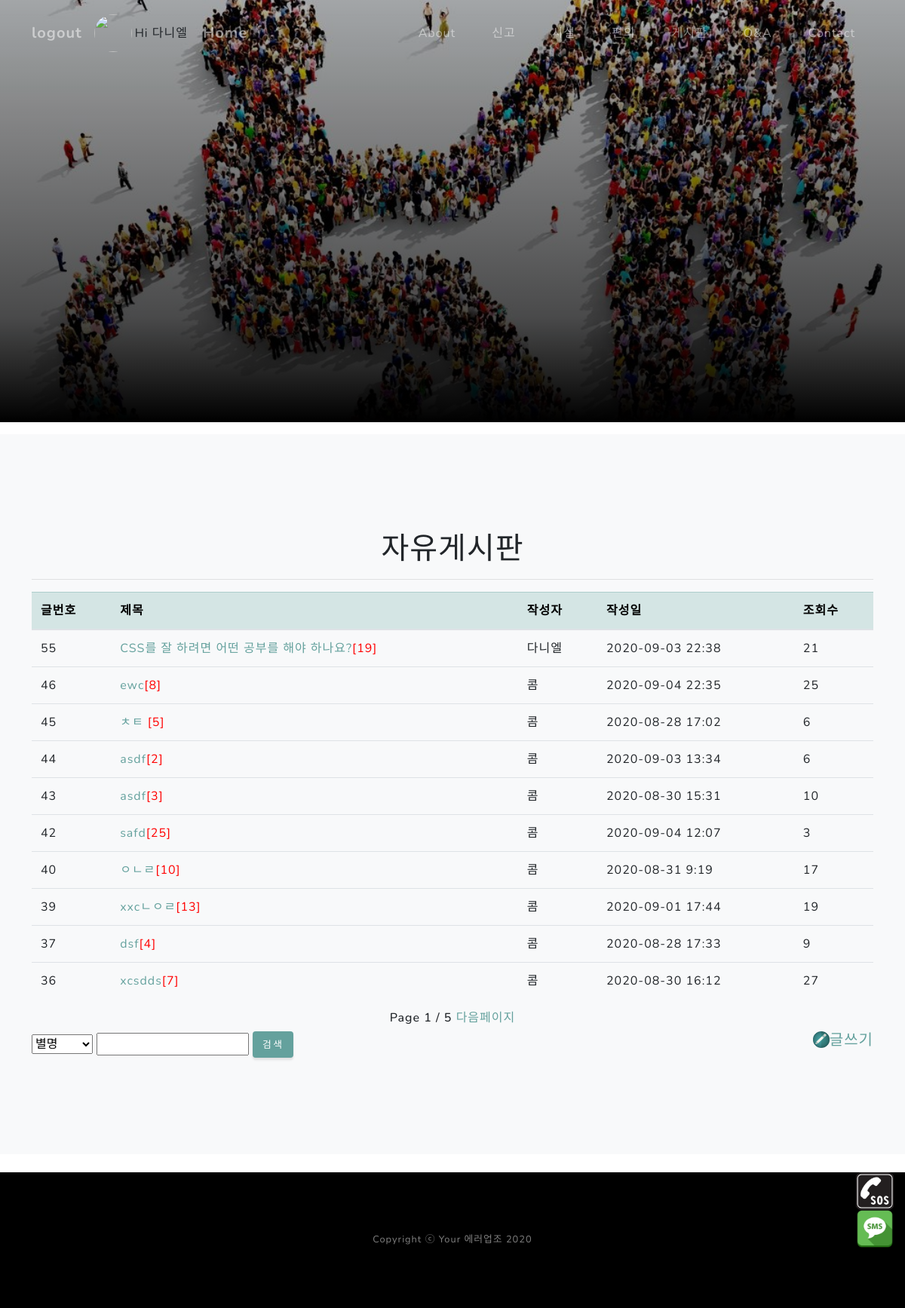
The page /fordisapp/board/ (signed in) on the database as committed earlier.
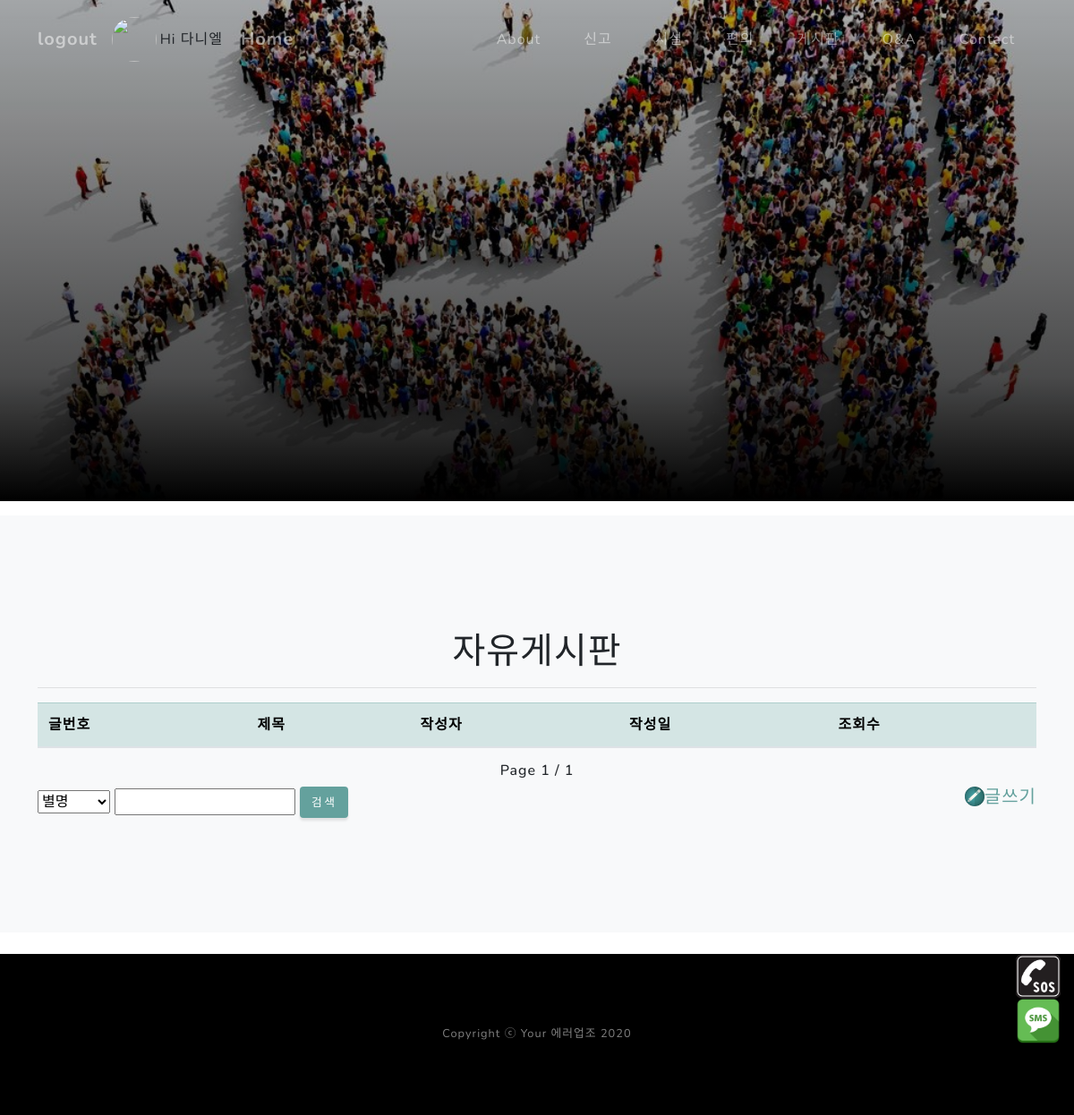
The same page on the database as committed later.
### fordisapp/models.py (models this page shows)
class Article(models.Model):
    awriter = models.ForeignKey('Users', db_column='userEmail', blank=False, null=False, on_delete=models.CASCADE)
    title = models.CharField(max_length=20)
    content = models.TextField()
    viewcnt = models.IntegerField(null=True)
    boardType = models.CharField(blank=True, null=True,max_length=2)
    reportPhotoId = models.CharField(max_length=100, blank=True, null=True)
    reportPhoto = models.ImageField(blank=True, null=True, upload_to=report_upload_to)
    reportLong = models.CharField(blank=True, null=True, max_length=20)
    reportLati = models.CharField(blank=True, null=True, max_length=20)
    reportAddress = models.TextField(blank=True, null=True,)
    created_at = models.DateTimeField(auto_now_add=True)
    updated_at = models.DateTimeField(auto_now=True)

class Users(models.Model):
    userEmail = models.EmailField(max_length=30, primary_key=True, verbose_name="이메일(아이디)")
    nickName = models.CharField(max_length=12, verbose_name="닉네임")
    password = models.CharField(max_length=12, verbose_name="비밀번호")
    registerDate = models.DateField(auto_now_add=True, verbose_name="가입시간")
    guardianName = models.CharField(blank=True, max_length=12, verbose_name="보호자명")
    guardianCallNum = models.CharField(blank=True, max_length=12, verbose_name="보호자전화번호")
    guardianBasicMsg = models.CharField(blank=True, max_length=100, verbose_name="보호자기본메세지")
    photo = models.FileField(blank=True, upload_to=date_upload_to)

### fordisapp/views.py (the view)
# urls.py: path('board/', views.board, name="board"),
def board(request):
    if logincheck(request)['loginyn']:
        page = request.GET.get('page', 1)
        articles = Article.objects.filter(boardType="B").annotate(cmtcnt=Count("comment__id", distinct=True) + Count("comment__comment2__id", distinct=True)).all().order_by('-id')
        paginator = Paginator(articles, 10)
        nlistpage = paginator.get_page(page)
        context = {'articles': nlistpage}
        context.update(logincheck(request))
        return render(request, 'board.html', context)
    else:
        return render(request, 'login.html', logincheck(request))

### fordisapp/views.py (called while the page is built)
def logincheck(request) :
    context = None
    if 'user' in request.session:
        user = Users.objects.get(userEmail=request.session.get('user'))
        context = {'loginyn':True,
                   'useremail':user.userEmail,
                   'nickname': user.nickName,
                   'photopath': user.photo.url,
                   'guardianName':  user.guardianName,
                   'guardianCallNum': user.guardianCallNum,
                   'guardianBasicMsg': user.guardianBasicMsg
                   }
        return context
    else:
        context = {'loginyn': False}
        return context

### fordisapp/templates/board.html (shortened to what this page needs)
{% extends 'base2.html' %}
{% load static %}
{% block content %}
<section class="projects-section bg-light" id="board">
<div class="container">
  <h1 class="text-center">자유게시판</h1>
  <hr>
<table class="table table-hover">
    <thead>
      <tr class="table-primary" style="color:black">
          <th>글번호</th>
          <th>제목</th>
          <th>작성자</th>
          <th>작성일</th>
          <th>조회수</th>
      </tr>
    </thead>
    <tbody>
  {% for article in articles %}
      <tr id="trid" >
          <td>{{ article.pk }}</td>
          <td><a href="{% url 'detail' 'B' article.pk %}#board">{{ article.title }}</a><span style="color:red">[{{ article.cmtcnt}}]</span></td>
          <td>{{ article.awriter.nickName }}</td>
          <td>{{ article.updated_at | date:'Y-m-d G:i' }}</td>
          <td> {{ article.viewcnt }}</td>
      </tr>
{% endfor %}
    </tbody>
</table>
<h6 class="text-center">
        Page {{articles.number}} / {{ articles.paginator.num_pages}}
    {% if articles.has_next %}
        <a href="?page={{articles.number|add:+1}}#board">다음페이지</a>
    {% endif %}
</h6>
    <div>
        <div id="searchdiv" style=" display: inline-block">
            <select name="searchtype">
                <option value="search1">별명</option>
            </select>
            <input type="text" name="keyword" required>
            <button class="btn btn-primary" onclick="processSearch() ">검색</button>
        </div>
        <div style="float:right; display: inline-block"><a href="{% url 'create' 'B' %}"><img style="float:left; " width="22" src="/static/assets/img/boardwrite2.png" ><h5 style="float:right;">글쓰기</h5></a></div>
     </div>
</div>
</section>
{% endblock %}

Rows that differ between the two databases and show on the page:
removed Article: pk "55", title "CSS를 잘 하려면 어떤 공부를 해야 하나요?", cmtcnt "19", awriter.nickName "다니엘", updated_at "2020-09-03 22:38", viewcnt "21"
removed Article: pk "46", title "ewc", cmtcnt "8", awriter.nickName "콤", updated_at "2020-09-04 22:35", viewcnt "25"
removed Article: pk "45", title "ㅊㅌ", cmtcnt "5", awriter.nickName "콤", updated_at "2020-08-28 17:02", viewcnt "6"
removed Article: pk "44", title "asdf", cmtcnt "2", awriter.nickName "콤", updated_at "2020-09-03 13:34", viewcnt "6"
removed Article: pk "43", title "asdf", cmtcnt "3", awriter.nickName "콤", updated_at "2020-08-30 15:31", viewcnt "10"
removed Article: pk "42", title "safd", cmtcnt "25", awriter.nickName "콤", updated_at "2020-09-04 12:07", viewcnt "3"
removed Article: pk "40", title "ㅇㄴㄹ", cmtcnt "10", awriter.nickName "콤", updated_at "2020-08-31 9:19", viewcnt "17"
removed Article: pk "39", title "xxcㄴㅇㄹ", cmtcnt "13", awriter.nickName "콤", updated_at "2020-09-01 17:44", viewcnt "19"
removed Article: pk "37", title "dsf", cmtcnt "4", awriter.nickName "콤", updated_at "2020-08-28 17:33", viewcnt "9"
removed Article: pk "36", title "xcsdds", cmtcnt "7", awriter.nickName "콤", updated_at "2020-08-30 16:12", viewcnt "27"
Other text that changed with them:
{{ articles.paginator.num_pages }}: "5" → "1"
text no longer shown: "다음페이지"
